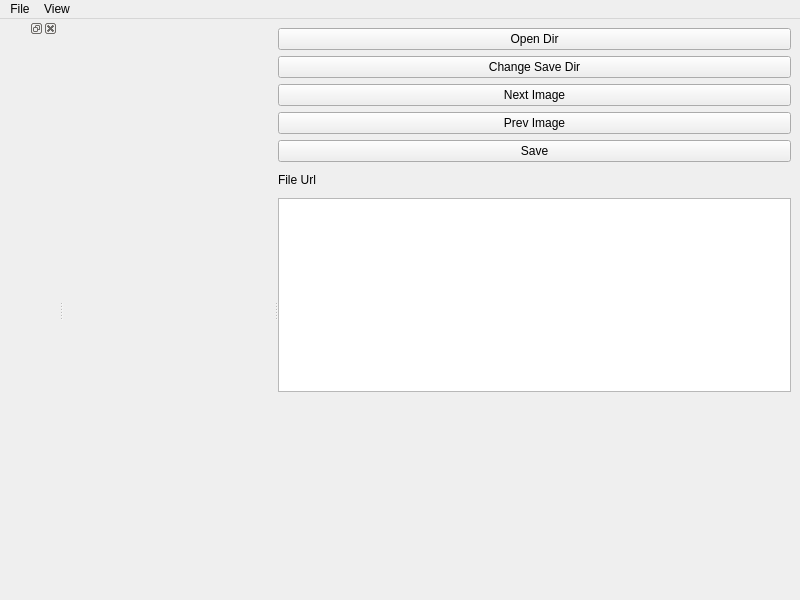
<?xml version="1.0" encoding="UTF-8"?>
<ui version="4.0">
 <class>MainWindow</class>
 <widget class="QMainWindow" name="MainWindow">
  <property name="geometry">
   <rect>
    <x>0</x>
    <y>0</y>
    <width>800</width>
    <height>600</height>
   </rect>
  </property>
  <property name="windowTitle">
   <string>MainWindow</string>
  </property>
  <widget class="QWidget" name="centralwidget">
   <layout class="QGridLayout" name="gridLayout">
    <item row="0" column="0">
     <widget class="QSplitter" name="splitter">
      <property name="orientation">
       <enum>Qt::Horizontal</enum>
      </property>
      <widget class="MView" name="view" native="true"/>
      <widget class="QWidget" name="layoutWidget">
       <layout class="QVBoxLayout" name="verticalLayout" stretch="1,1,1,1,1,1,8,8">
        <item>
         <widget class="QPushButton" name="btnOpenDir">
          <property name="text">
           <string>Open Dir</string>
          </property>
         </widget>
        </item>
        <item>
         <widget class="QPushButton" name="btnChangeSaveDir">
          <property name="text">
           <string>Change Save Dir</string>
          </property>
         </widget>
        </item>
        <item>
         <widget class="QPushButton" name="btnNextImage">
          <property name="text">
           <string>Next Image</string>
          </property>
         </widget>
        </item>
        <item>
         <widget class="QPushButton" name="btnPrevImage">
          <property name="text">
           <string>Prev Image</string>
          </property>
         </widget>
        </item>
        <item>
         <widget class="QPushButton" name="btnSave">
          <property name="text">
           <string>Save</string>
          </property>
         </widget>
        </item>
        <item>
         <widget class="QLabel" name="label">
          <property name="text">
           <string>File Url</string>
          </property>
         </widget>
        </item>
        <item>
         <widget class="QListView" name="listView"/>
        </item>
        <item>
         <widget class="DisplayWidget" name="displayWidget" native="true"/>
        </item>
       </layout>
      </widget>
     </widget>
    </item>
   </layout>
  </widget>
  <widget class="QDockWidget" name="dockWidget">
   <attribute name="dockWidgetArea">
    <number>1</number>
   </attribute>
   <widget class="QWidget" name="dockWidgetContents"/>
  </widget>
  <widget class="QMenuBar" name="menuBar">
   <property name="geometry">
    <rect>
     <x>0</x>
     <y>0</y>
     <width>800</width>
     <height>22</height>
    </rect>
   </property>
   <widget class="QMenu" name="menuFile">
    <property name="title">
     <string>File</string>
    </property>
   </widget>
   <widget class="QMenu" name="menuView">
    <property name="title">
     <string>View</string>
    </property>
   </widget>
   <addaction name="menuFile"/>
   <addaction name="menuView"/>
  </widget>
  <action name="actionNew">
   <property name="text">
    <string>新建页面</string>
   </property>
   <property name="shortcut">
    <string>Ctrl+N</string>
   </property>
  </action>
  <action name="actionOpen">
   <property name="text">
    <string>打开页面</string>
   </property>
   <property name="shortcut">
    <string>Ctrl+O</string>
   </property>
  </action>
 </widget>
 <customwidgets>
  <customwidget>
   <class>MView</class>
   <extends>QWidget</extends>
   <header>mview.h</header>
   <container>1</container>
  </customwidget>
  <customwidget>
   <class>DisplayWidget</class>
   <extends>QWidget</extends>
   <header location="global">displaywidget.h</header>
   <container>1</container>
  </customwidget>
 </customwidgets>
 <resources/>
 <connections/>
</ui>
